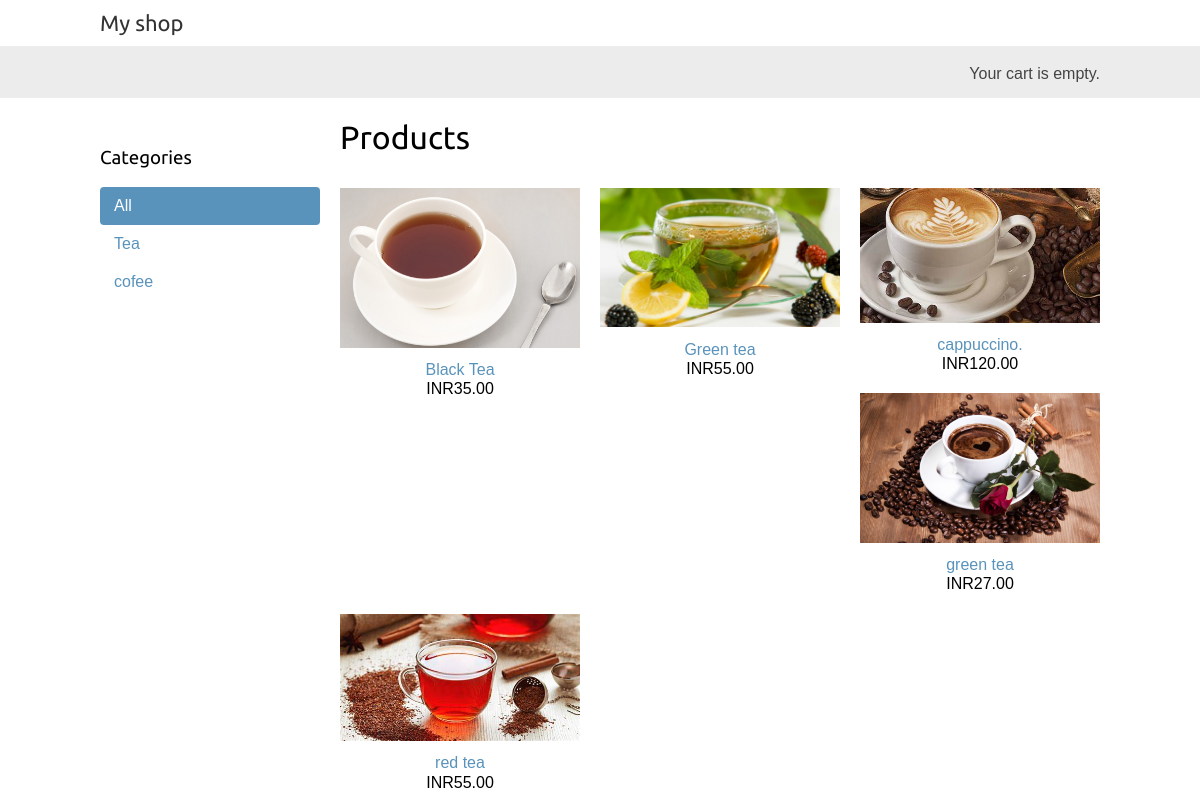
The page / on the database its author committed.
### shop/models.py (models this page shows, shortened)
class Category(models.Model):
    name = models.CharField(max_length=200)
    slug = models.SlugField(max_length=200,unique=True)
    class Meta:
        ordering = ['name']
        indexes = [
            models.Index(fields=['name']),
        ]
        verbose_name = 'category'
        verbose_name_plural = 'categories'
    def get_absolute_url(self):
        return reverse('shop:product_list_by_category',args =[self.slug])

class Product(models.Model):
    category = models.ForeignKey(Category,
                                 related_name='products',
                                 on_delete=models.CASCADE)
    name = models.CharField(max_length=200)
    slug = models.SlugField(max_length=200)
    image = models.ImageField(upload_to='products/%Y/%m/%d',blank=True)
    description = models.TextField(blank=True)
    price = models.DecimalField(max_digits=10,
                                decimal_places=2)
    available = models.BooleanField(default=True)
    created = models.DateTimeField(auto_now_add=True)
    updated = models.DateTimeField(auto_now=True)
    class Meta:
        ordering = ['name']
        indexes =[
            models.Index(fields=['id','slug']),
            models.Index(fields=['name']),
            models.Index(fields=['-created']),
        ]
    def get_absolute_url(self):
        return reverse('shop:product_detail',args=[self.id, self.slug])

### shop/views.py (the view)
# urls.py: path('',views.product_list,name='product_list'),
def product_list(request,category_slug=None):
    category = None
    categories = Category.objects.all()
    products = Product.objects.filter(available=True)
    if category_slug:
        category = get_object_or_404(Category,slug=category_slug)
        products = products.filter(category=category)
    return render(request,'shop/product/list.html',
                  {'category': category,
                   'categories': categories,
                   'products': products})

### cart/cart.py (called while the page is built)
    def __len__(self):
        return sum(item['quantity']for item in self.cart.values())

### cart/context_processors.py (called while the page is built)
def cart(request):
    return{'cart':Cart(request)}

### shop/templates/shop/product/list.html (shortened to what this page needs)
{% extends "shop/base.html" %}
{% load static %}
{% block content %}
 <div id="sidebar">
 <h3>Categories</h3>
 <ul>
 <li {% if not category %}class="selected"{% endif %}>
 <a href="{% url 'shop:product_list' %}">All</a>
 </li>
 {% for c in categories %}
 <li >
 <a href="{{ c.get_absolute_url }}">{{ c.name }}</a>
 </li>
 {% endfor %}
 </ul>
 </div>
 <div id="main" class="product-list">
 <h1>{% if category %}{{ category.name }}{% else %}Products
 {% endif %}</h1>
 {% for product in products %}
 <div class="item">
 <a href="{{ product.get_absolute_url }}">
 <img src="{% if product.image %}{{ product.image.url }}{% else %}{% static 'img/no_image.png' %}{% endif %}">
 </a>
 <a href="{{ product.get_absolute_url }}">{{ product.name }}</a>
 <br>
 INR{{ product.price }}
 </div>
 {% endfor %}
 </div>
{% endblock %}

### shop/templates/shop/base.html (shortened to what this page needs)
{% load static %}
<!DOCTYPE html>
<html>
 <head>
 <link href="{% static 'css/base.css' %}" rel="stylesheet">
 </head>
 <body>
 <div id="header">
 <a href="/" class="logo">My shop</a>
 </div>
 <div id="subheader">
 <div class="cart">
    {% with total_items=cart|length %}
    {% if total_items > 0 %}
    Your cart:
    <a href="{% url 'cart:cart_detail' %}">
    {{ total_items }} item{{ total_items|pluralize }},
    INR{{ cart.get_total_price }}
    </a>
    {% elif not order %}
    Your cart is empty.
    {% endif %}
    {% endwith %}
 </div>
 </div>
 <div id="content">
 {% block content %}
 {% endblock %}
 </div>
 </body>
</html>

### shop/static/css/base.css (style rules this page uses)
body { margin:0; padding:0; font-family:helvetica, sans-serif; }
h1, h2, h3, h4, h5 , h6 { font-family: 'Ubuntu', sans-serif; font-weight:normal; }
a { text-decoration:none; color:#5993bb; }
#header { padding:10px 100px; font-size:18px; overflow:auto; }
#subheader { background:#ececec; color:#444; padding:15px 100px; overflow:auto; }
#header .logo { font-family: 'Ubuntu', sans-serif; float:left; color:#333; font-size:22px; margin-right:10%; }
#subheader .cart { float:right; padding-top:4px; }
#content { padding:0 100px; overflow:hidden; }
#sidebar { width:220px; padding:30px 20px 0 0; float:left; }
#sidebar ul { margin:0; padding:0; }
#sidebar ul li { margin:0; list-style:none; padding:10px 14px; }
#sidebar ul li a { display:block; }
#sidebar ul li.selected { background:#5993bb; border-radius:4px; }
#sidebar ul li.selected a { color:#fff; }
#main { float:left; width: 96%; margin-right:-220px; overflow:hidden; }
.product-list .item { width:25%; padding:10px 20px 10px 0; float:left; text-align:center; line-height:1.2; }
.product-list .item img { width:100%; margin-bottom:8px; }

### rows shown on the page
Category: name "Tea"
Category: name "cofee"
Product: image (picture), name "Black Tea", price "35.00"
Product: image (picture), name "Green tea", price "55.00"
Product: image (picture), name "cappuccino.", price "120.00"
Product: image (picture), name "green tea", price "27.00"
Product: image (picture), name "red tea", price "55.00"
